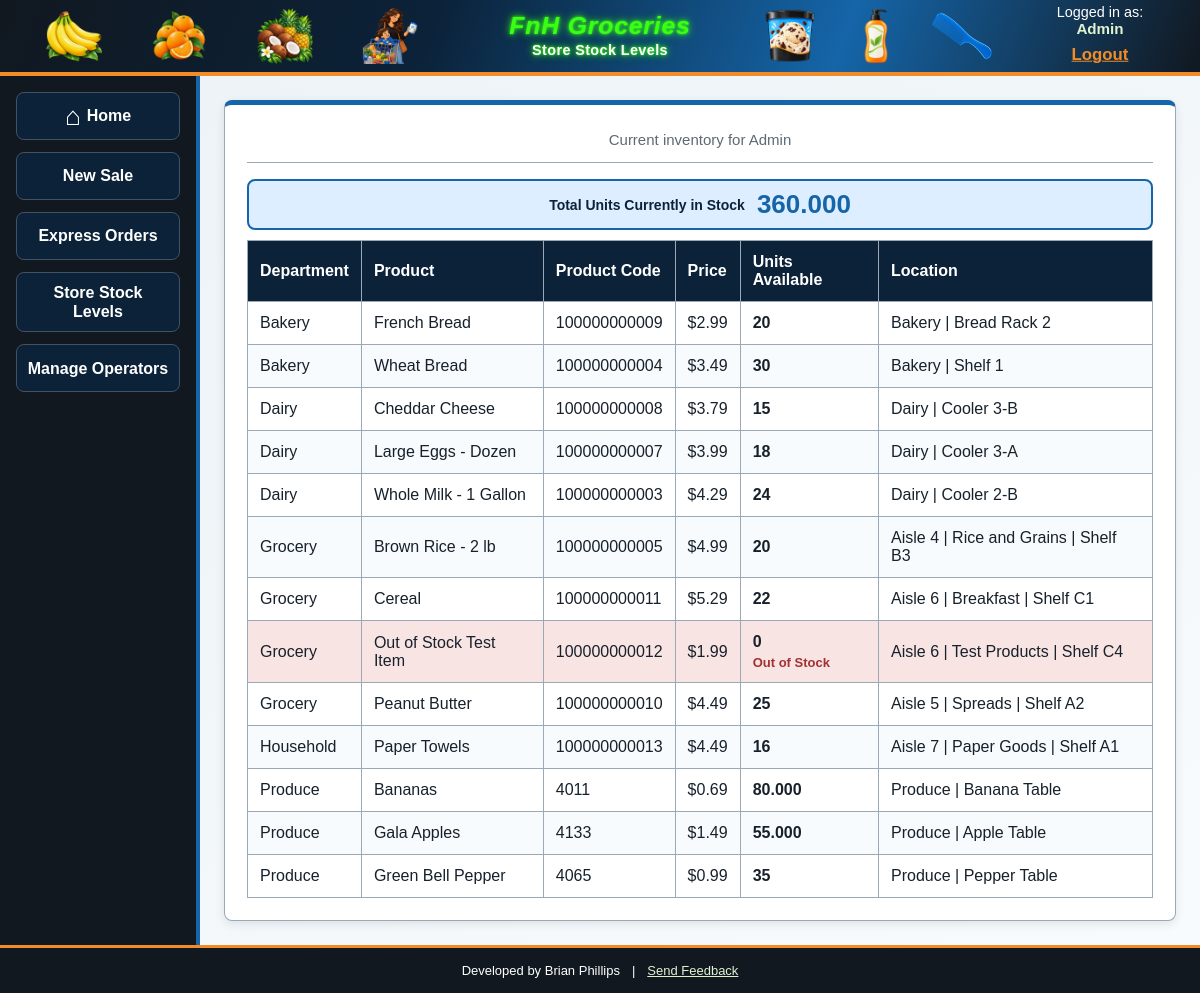
/inventory/stock_levels.php (signed in), run on the app's committed database.
### tables this page shows
CREATE TABLE department (
	DepartmentID int NOT NULL AUTO_INCREMENT PRIMARY KEY,
	CategoryID int NOT NULL,
	DepartmentName varchar(80) NOT NULL,
	Description varchar(255) DEFAULT NULL,
	UNIQUE (CategoryID, DepartmentName),
	FOREIGN KEY (CategoryID) REFERENCES category(CategoryID)
);

### includes/access_control.php (called while the page is built, shortened)
<?php
function escapeOutput($value)
{
    return htmlspecialchars(
        (string) $value,
        ENT_QUOTES,
        'UTF-8'
    );
}

### inventory/stock_levels.php (the view, shortened to what this page needs)
<?php
require_once __DIR__ . '/../includes/access_control.php';
$storeID =
    (int)($_SESSION['store_id'] ?? 0);
$totalStockQuantity = 0;
$inventoryRecords = [];
$errorMessage = '';
try {
    $databaseConnection =
        connectDatabase();
    $totalStatement =
        $databaseConnection->prepare(
            '
            SELECT
                TotalStockQuantity
            FROM vw_store_stock_total
            WHERE StoreID = :storeID
            LIMIT 1
            '
        );
    $totalStatement->execute([
        ':storeID' =>
            $storeID
    ]);
    $totalRecord =
        $totalStatement->fetch();
    if ($totalRecord) {
        $totalStockQuantity =
            $totalRecord[
                'TotalStockQuantity'
            ];
    }
    $inventoryStatement =
        $databaseConnection->prepare(
            '
            SELECT
                DepartmentID,
                DepartmentName,
                ProductID,
                UPC,
                PLUCode,
                ProductName,
                UnitType,
                RetailPrice,
                StockQuantity,
                Aisle,
                SectionName,
                ShelfLocation
            FROM vw_store_stock
            WHERE StoreID = :storeID
            ORDER BY
                DepartmentName,
                ProductName
            '
        );
    $inventoryStatement->execute([
        ':storeID' =>
            $storeID
    ]);
    $inventoryRecords =
        $inventoryStatement->fetchAll();
} catch (PDOException $exception) {
    error_log(
        $exception->getMessage()
    );
    $errorMessage =
        'Inventory information could not be loaded.';
}
require __DIR__ . '/../includes/header.php';
?>
<section class="content-panel inventory-panel">
    <div class="page-intro">
        <p>
            Current inventory for
            <?= escapeOutput($_SESSION['store_name'] ?? '') ?>
        </p>
    </div>
    <?php if ($errorMessage !== ''): ?>
        <div class="message message-error">
            <?= escapeOutput($errorMessage) ?>
        </div>
    <?php else: ?>
        <section class="inventory-total">
            <span class="inventory-total-label">
                Total Units Currently in Stock
            </span>
            <strong class="inventory-total-value">
                <?= escapeOutput(
                    number_format(
                        (float)$totalStockQuantity,
                        3
                    )
                ) ?>
            </strong>
        </section>
        <div class="inventory-table-container">
            <table class="inventory-table">
                <thead>
                    <tr>
                        <th>
                            Department
                        </th>
                        <th>
                            Product
                        </th>
                        <th>
                            Product Code
                        </th>
                        <th>
                            Price
                        </th>
                        <th>
                            Units Available
                        </th>
                        <th>
                            Location
                        </th>
                    </tr>
                </thead>
                <tbody>
                    <?php foreach ($inventoryRecords as $inventoryRecord): ?>
                        <?php
                        $productCode =
                            $inventoryRecord['UPC']
                            ??
                            $inventoryRecord['PLUCode']
                            ??
                            '';
                        $stockQuantity =
                            (float)$inventoryRecord[
                                'StockQuantity'
                            ];
                        $locationParts = [];
                        if (
                            trim(
                                (string)$inventoryRecord['Aisle']
                            ) !== ''
                        ) {
                            $locationParts[] =
                                'Aisle '
                                .
                                $inventoryRecord['Aisle'];
                        }
                        if (
                            trim(
                                (string)$inventoryRecord['SectionName']
                            ) !== ''
                        ) {
                            $locationParts[] =
                                $inventoryRecord['SectionName'];
                        }
                        if (
                            trim(
                                (string)$inventoryRecord['ShelfLocation']
                            ) !== ''
                        ) {
                            $locationParts[] =
                                $inventoryRecord['ShelfLocation'];
                        }
                        ?>
                        <tr
                            class="<?=
                                $stockQuantity <= 0
                                    ? 'inventory-out-of-stock'
                                    : ''
                            ?>"
                        >
                            <td>
                                <?= escapeOutput(
                                    $inventoryRecord[
                                        'DepartmentName'
                                    ]
                                ) ?>
                            </td>
                            <td>
                                <?= escapeOutput(
                                    $inventoryRecord[
                                        'ProductName'
                                    ]
                                ) ?>
                            </td>
                            <td>
                                <?= escapeOutput(
                                    $productCode
                                ) ?>
                            </td>
                            <td>
                                $<?= escapeOutput(
                                    number_format(
                                        (float)$inventoryRecord[
                                            'RetailPrice'
                                        ],
                                        2
                                    )
                                ) ?>
                            </td>
                            <td>
                                <strong>
                                    <?= escapeOutput(
                                        $inventoryRecord['UnitType'] === 'Each'
                                            ? number_format(
                                                $stockQuantity,
                                                0
                                            )
                                            : number_format(
                                                $stockQuantity,
                                                3
                                            )
                                    ) ?>
                                </strong>
                                <?php if ($stockQuantity <= 0): ?>
                                    <span class="inventory-status">
                                        Out of Stock
                                    </span>
                                <?php endif; ?>
                            </td>
                            <td>
                                <?= escapeOutput(
                                    implode(
                                        ' | ',
                                        $locationParts
                                    )
                                ) ?>
                            </td>
                        </tr>
                    <?php endforeach; ?>
                </tbody>
            </table>
        </div>
    <?php endif; ?>
</section>
<?php require __DIR__ . '/../includes/footer.php'; ?>

### assets/css/styles.css (style rules this page uses)
:root { --shared-blue-color: #1565a8; --theme-primary-dark-color: #0b2239; --theme-primary-light-color: #dceeff; --theme-black-color: #111820; --theme-orange-color: #f28c28; --theme-orange-dark-color: #c9660e; --theme-light-green-color: #dff3cf; --theme-green-color: #5f913e; --neon-green-color: #39ff14; --page-background-color: #edf3f7; --page-background-light-color: #f8fbfd; --panel-background-color: #ffffff; --main-text-color: #17212b; --secondary-text-color: #5d6973; --standard-border-color: #9aa9b5; --input-border-color: #8997a3; --navigation-border-color: #405364; --navigation-text-color: #d9e1e7; --success-color: #417326; --success-background-color: #e7f5dd; --danger-color: #a33131; --danger-background-color: #f9e4e4; --danger-border-color: #d9aaaa; --warning-background-color: #fff0d7; --warning-border-color: #e3b76d; --information-background-color: #e5f1fb; --disabled-background-color: #737b82; --disabled-border-color: #4d5459; --disabled-text-color: #e6e6e6; --minimum-touch-size: 3rem; --spacing-large: 1.5rem; --standard-border-radius: 0.5rem; --maximum-content-width: 68.75rem; --form-panel-width: 56.25rem; --main-action-button-width: 13.75rem; }
* { box-sizing: border-box; }
html, body { width: 100%; height: 100%; margin: 0; }
html { font-size: 100%; }
body { font-family: Arial, Helvetica, sans-serif; color: var(--main-text-color); background: var(--page-background-color); }
.content-panel { width: 100%; max-width: var(--maximum-content-width); margin: 0 auto; padding: 1rem; background: var(--panel-background-color); border: 0.0625rem solid var(--standard-border-color); border-top: 0.3125rem solid var(--shared-blue-color); border-radius: var(--standard-border-radius); box-shadow: 0 0.1875rem 0.625rem rgba(15, 30, 45, 0.10); }
.page-intro { width: 100%; margin: 0 0 1rem; padding: 0.125rem 0 0.75rem; border-bottom: 0.0625rem solid var(--standard-border-color); text-align: center; }
.page-intro p { margin: 0; color: var(--secondary-text-color); font-size: 0.9375rem; line-height: 1.4; }
@media (min-width: 40rem) { .content-panel { padding: 1.25rem; } }
@media (min-width: 64rem) { .content-panel { padding: 1.375rem; } }

### assets/css/layout.css (style rules this page uses)
:root { --header-height: 4.75rem; --footer-height: 3rem; --navigation-width: 10rem; --page-content-padding: 0.75rem; --header-title-clearance: 5.5rem; --header-user-space: 9rem; }
body { display: grid; grid-template-rows: var(--header-height) minmax(0, 1fr) var(--footer-height); overflow: hidden; }
@media (min-width: 40rem) { :root { --navigation-width: 11rem; --page-content-padding: 1rem; --header-title-clearance: 7rem; --header-user-space: 10rem; } }
@media (min-width: 64rem) { :root { --navigation-width: 12.5rem; --page-content-padding: 1.5rem; --header-title-clearance: 8.5rem; --header-user-space: 11.5rem; } }

### assets/css/inventory.css (style rules this page uses)
.inventory-panel { overflow: hidden; }
.inventory-total { display: flex; flex-direction: column; align-items: center; justify-content: center; gap: 0.1875rem; margin-bottom: 0.625rem; padding: 0.5rem; border: 0.125rem solid var(--shared-blue-color); border-radius: var(--standard-border-radius); background: var(--theme-primary-light-color); text-align: center; }
.inventory-total-label { color: var(--theme-primary-dark-color); font-size: 0.875rem; font-weight: bold; }
.inventory-total-value { color: var(--shared-blue-color); font-size: clamp( 1.25rem, 4vw, 1.625rem ); }
.inventory-table-container { width: 100%; overflow-x: auto; }
.inventory-table { width: 100%; min-width: 50rem; border-collapse: collapse; }
.inventory-table th, .inventory-table td { padding: 0.75rem; border: 0.0625rem solid var(--standard-border-color); text-align: left; vertical-align: middle; }
.inventory-table th { background: var(--theme-primary-dark-color); color: white; }
.inventory-table tbody tr:nth-child(even) { background: var(--page-background-light-color); }
.inventory-out-of-stock { background: var(--danger-background-color) !important; }
.inventory-status { display: block; margin-top: 0.25rem; color: var(--danger-color); font-size: 0.8125rem; font-weight: bold; }
@media (min-width: 48rem) { .inventory-total { flex-direction: row; gap: 0.75rem; } }

### data on the page
department: DepartmentName "Bakery", inventoryRecord "French Bread", productCode "100000000009", inventoryRecord "2.99", UnitType "20", locationParts "Bakery | Bread Rack 2", inventoryRecord "Wheat Bread", productCode "100000000004", inventoryRecord "3.49", UnitType "30", locationParts "Bakery | Shelf 1"
department: DepartmentName "Dairy", inventoryRecord "Cheddar Cheese", productCode "100000000008", inventoryRecord "3.79", UnitType "15", locationParts "Dairy | Cooler 3-B", inventoryRecord "Large Eggs - Dozen", productCode "100000000007", inventoryRecord "3.99", UnitType "18", locationParts "Dairy | Cooler 3-A", inventoryRecord "Whole Milk - 1 Gallon", productCode "100000000003", inventoryRecord "4.29", UnitType "24", locationParts "Dairy | Cooler 2-B"
department: DepartmentName "Grocery", inventoryRecord "Brown Rice - 2 lb", productCode "100000000005", inventoryRecord "4.99", UnitType "20", locationParts "Aisle 4 | Rice and Grains | Shelf B3", inventoryRecord "Cereal", productCode "100000000011", inventoryRecord "5.29", UnitType "22", locationParts "Aisle 6 | Breakfast | Shelf C1", inventoryRecord "Out of Stock Test Item", productCode "100000000012", inventoryRecord "1.99", UnitType "0", locationParts "Aisle 6 | Test Products | Shelf C4", inventoryRecord "Peanut Butter", productCode "100000000010", inventoryRecord "4.49", UnitType "25", locationParts "Aisle 5 | Spreads | Shelf A2"
department: DepartmentName "Household", inventoryRecord "Paper Towels", productCode "100000000013", inventoryRecord "4.49", UnitType "16", locationParts "Aisle 7 | Paper Goods | Shelf A1"
department: DepartmentName "Produce", inventoryRecord "Bananas", productCode "4011", inventoryRecord "0.69", UnitType "80.000", locationParts "Produce | Banana Table", inventoryRecord "Gala Apples", productCode "4133", inventoryRecord "1.49", UnitType "55.000", locationParts "Produce | Apple Table", inventoryRecord "Green Bell Pepper", productCode "4065", inventoryRecord "0.99", UnitType "35", locationParts "Produce | Pepper Table"

### other printed values
escapeOutput($headerPageTitle) "Store Stock Levels"
escapeOutput($headerUsername) "Admin"
escapeOutput($saleNavigationLabel) "New Sale"
escapeOutput($_SESSION['store_name'] ?? '') "Admin"
escapeOutput(DEVELOPER_NAME) "Brian Phillips"
